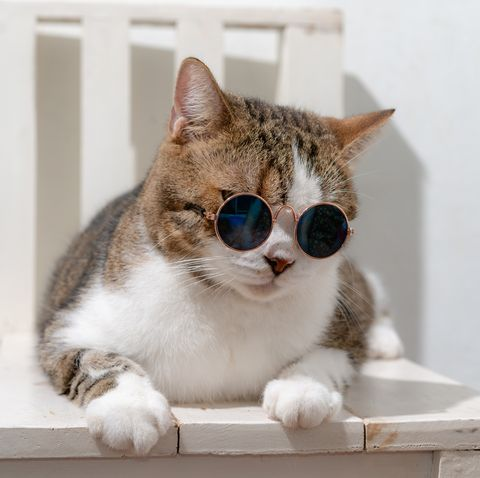
#> input picture 9th-Day/cat2.jpg, 480 x 478 px
$ python 'Math&Statistics&Random.py'
#> lines starting #> are read from the running program, lines starting #| are printed output that depends on the picture
# Exercise 1 ___________________________________________________

#1. Use List to find following statistics

import statistics as statistics
import random
import math
from PIL import Image , ImageDraw , ImageFilter


x=[3,1.5,4.5,6.75,2.25,5.75,2.25]
print(statistics.mean(x))
print(statistics.harmonic_mean(x))
print(statistics.median(x))
print(statistics.median_high(x))
print(statistics.median_low(x))
print(statistics.median_grouped(x))
print(statistics.mode(x))
print(statistics.pstdev(x))
print(statistics.pvariance(x))
print(statistics.stdev(x))
print(statistics.variance(x))
print()

# Exercise 2 ___________________________________________________
# 2.  Use randomlibrary to generate the following :


print( random.random() )
print ( random.randrange(10) )
print ( random.choice(['Ali', 'Khaleed', 'Hussam']) )
print ( random.sample(range(1000), 10) )
print ( random.choice('OrangeAcademy') )
items = [1,5,8,9,2,4]
random.shuffle(items)
print ( random.randint(20, 30) )
print ( random.randrange(1000,2111,5))
print  ( random.uniform(10000, 11000))
print()


# Exercise 3 ___________________________________________________
# 3. Find the following :

print ('pi: %.40f' % math.pi)
num = 30
print ('arcsine(%.1f)    = %5.2f' % (num, math.sin(num)))
num = 200
print ('arccosine(%.1f)  = %5.2f' % (num, math.cos(num)))
num = 180
print ('arctangent(%.1f) = %5.2f' % (num, math.tan(num)))
num = 10.8
print(math.floor(num))
print(math.ceil(num))
print()


# Exercise 4 ___________________________________________________
# 4. Download two images and one mask from the internet and apply the following into the image and show the results:


# 1 Show image and print format, size , mode
imageTwo = Image.open('cat2.jpg')
#> imageTwo is the input picture: PIL image 480x478 RGB; mean R, G, B 178.8, 170.2, 163.4
image = Image.open('cat.jpg').resize(imageTwo.size)
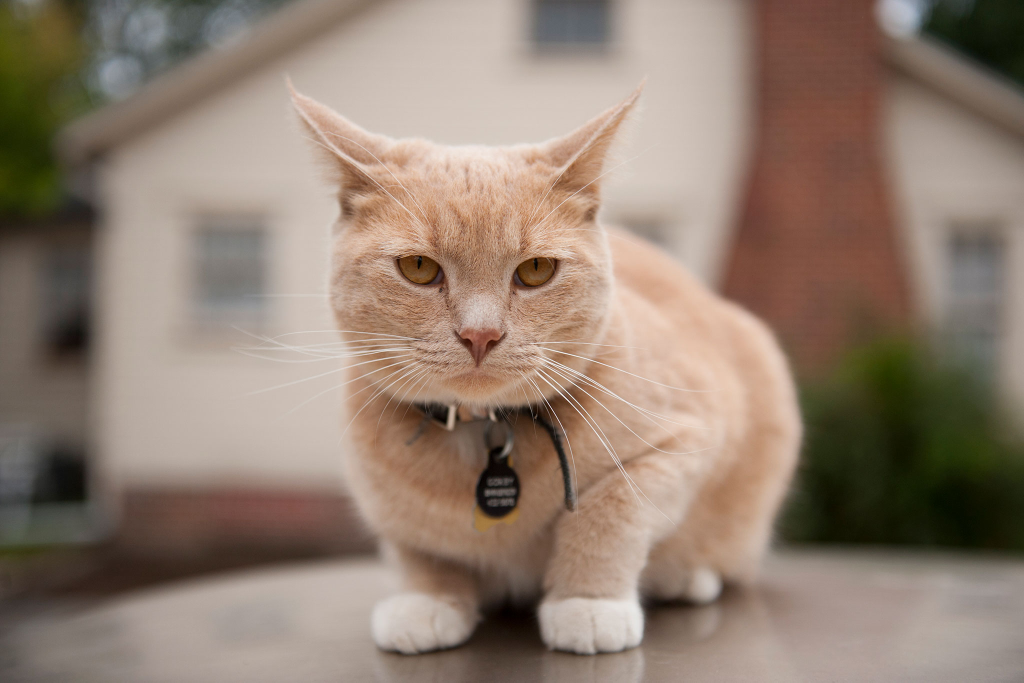
#> input picture 9th-Day/cat.jpg, 2048 x 1365 px (shown at 1/2 size)


print(image.format , image.size , image.mode)
#| None (480, 478) RGB

image.show()


# 2 Apply image transpose(Image.FLIP_TOP_BOTTOM)

imageFlip = image.transpose(Image.FLIP_TOP_BOTTOM)

imageFlip.show()


# 3 Converts to greyscale_image

greyscaleImage = image.convert('L')

greyscaleImage.show()


# 4 Crop((0,0,50,50)) the image

cropped = image.crop((0,0,50,50))

cropped.show()


# 5 Draw two cross lines and add your name to the image

drawone=ImageDraw.Draw(image)
drawone.line((0,0)+image.size,fill=(255,255,255))
drawone.line((0,image.size[1],image.size[0],0),fill=(255,255,255))
drawone.text((image.size[0]/2- image.size[0]/2,image.size[1]/2+20),"RAGHAD",fill=(255,255,0))

drawTwo=ImageDraw.Draw(imageTwo)
drawTwo.line((0,0)+imageTwo.size,fill=(255,255,255))
drawTwo.line((0,imageTwo.size[1],imageTwo.size[0],0),fill=(255,255,255))
drawTwo.text((imageTwo.size[0]/2- imageTwo.size[0]/2,imageTwo.size[1]/2+20),"RAGHAD",fill=(255,255,0))

image.show()
imageTwo.show()


# 6 Apply the following filters and show result :

newImage = imageTwo.filter(ImageFilter.EDGE_ENHANCE)
newImage.show()

newImage = imageTwo.filter(ImageFilter.FIND_EDGES)
newImage.show()

newImage = image.filter(ImageFilter.SMOOTH)
newImage.show()

newImage = image.filter(ImageFilter.SHARPEN)
newImage.show()


# 7 Apply blend function to the image and show the result

alpha = 0.5
Image.blend(image , imageTwo , alpha).save(
    'New.jpg'.format(alpha))
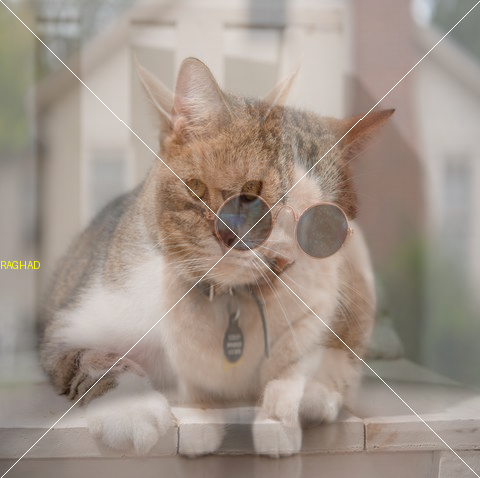
#> saved as New.jpg: PIL image 480x478 RGB; mean R, G, B 162, 148.7, 138.2

newOne=Image.open('New.jpg')
newOne.show()


# 8 Apply filter(ImageFilter.BLUR) and show the result

imageBlur = image.filter(ImageFilter.BLUR)
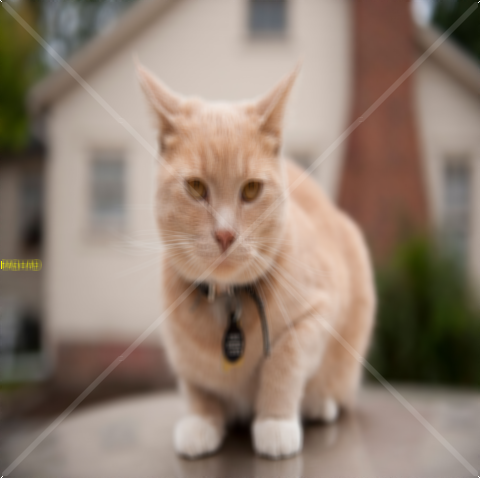
#> imageBlur: PIL image 480x478 RGB; mean R, G, B 145.4, 127.3, 113.2
imageBlur.show()


# 9 Apply thumbnail((128,128)) and show the result

image.thumbnail((128,128))
#> image: PIL image 128x127 RGB

#imageThumbnail.save(imageThumbnail.jpg)
image.show()


# 10 Apply image.rotate(90) and show the result

rotated= image.rotate(90)
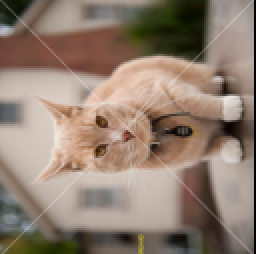
#> rotated: PIL image 128x127 RGB (shown 2 times larger); mean R, G, B 144.7, 126.7, 112.8
rotated.show()


# 11 Composite (image , imageTow , mask)
mask = Image.open('horse_r.png').convert("L").resize(image.size)
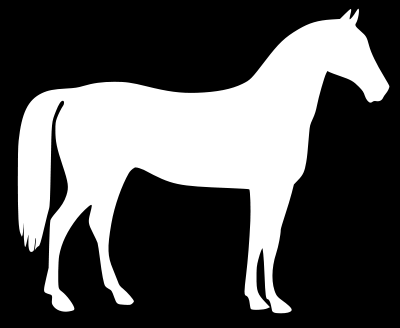
#> input picture 9th-Day/horse_r.png, 400 x 328 px
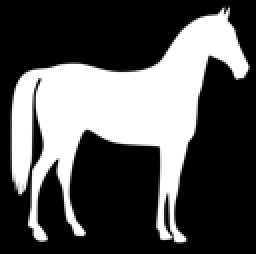
#> mask: PIL image 128x127 L (shown 2 times larger); min 0, max 255, mean 84.3

imageComposite= Image.composite(image, imageTwo, mask)
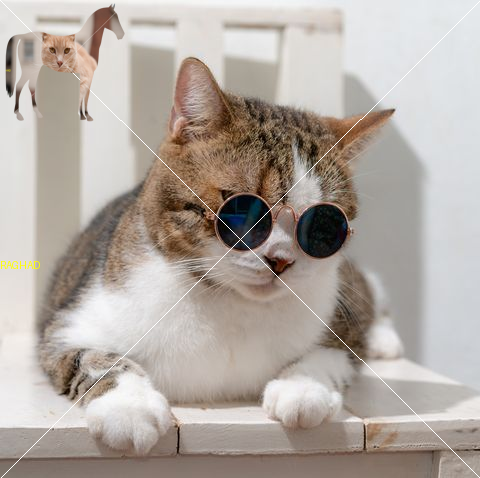
#> imageComposite: PIL image 480x478 RGB; mean R, G, B 178.3, 169.3, 162.1
imageComposite.show()
